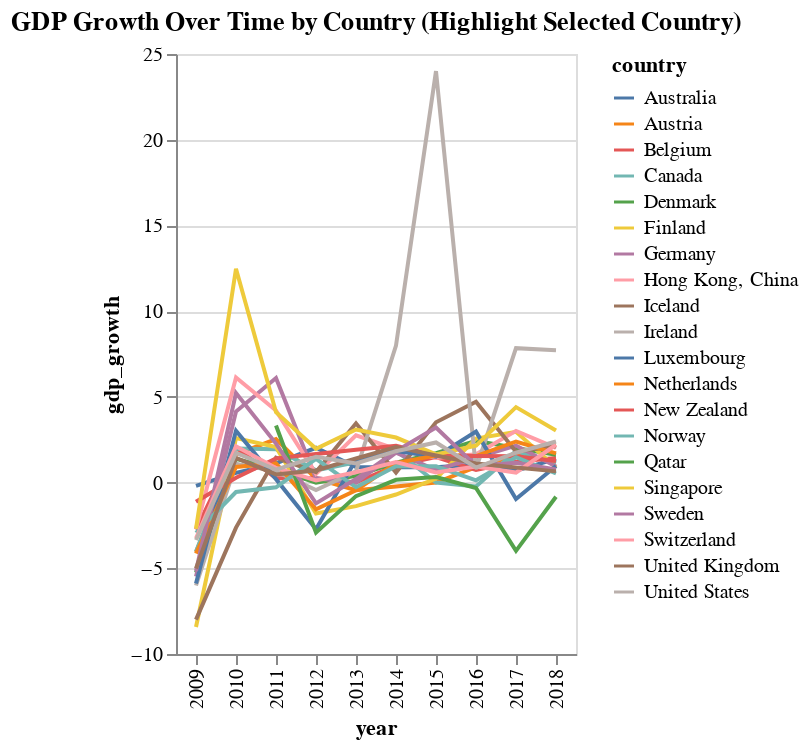

Source (notebook cell):
### Markdown cell above
Lets visualize GDP/capita growth by country.

### Code cell
filtered_df = filtered_df.sort_values(by=['country', 'year'])

filtered_df['gdp_growth'] = filtered_df.groupby('country')['gdp_per_capita'].pct_change() * 100

filtered_df = filtered_df.dropna(subset=['gdp_growth'])

selection = alt.selection_single(fields=['country'], bind='legend', name="Country", empty='all')

# Create the chart with interactive selection and opacity for non-selected countries
chart = alt.Chart(filtered_df).mark_line().encode(
    x='year:O',  # Ordinal scale for the year
    y='gdp_growth:Q',  # Quantitative scale for GDP growth rate
    color='country:N',  # Different colors for each country
    opacity=alt.condition(
        selection,
        alt.value(1),
        alt.value(0.2)
    ),
    tooltip=['country', 'year', 'gdp_growth'] 
).add_selection(
    selection
).properties(
    title='GDP Growth Over Time by Country (Highlight Selected Country)'
)

chart

### Figure 1 — Vega-Lite specification as saved in the notebook (floating-point values rounded to 4 significant figures; data arrays with more than 128 entries replaced by an {"elided": "..."} marker saying what was removed)
{"config": {"view": {"continuousWidth": 300, "continuousHeight": 300}}, "data": {"name": "data-a0c77f3d3ec322ef3bd5bf7809ba5609"}, "mark": {"type": "line"}, "encoding": {"color": {"field": "country", "type": "nominal"}, "opacity": {"condition": {"param": "Country", "value": 1, "empty": true}, "value": 0.2}, "tooltip": [{"field": "country", "type": "nominal"}, {"field": "year", "type": "quantitative"}, {"field": "gdp_growth", "type": "quantitative"}], "x": {"field": "year", "type": "ordinal"}, "y": {"field": "gdp_growth", "type": "quantitative"}}, "params": [{"name": "Country", "select": {"type": "point", "fields": ["country"]}, "bind": "legend"}], "title": "GDP Growth Over Time by Country (Highlight Selected Country)", "$schema": "https://vega.github.io/schema/vega-lite/v5.8.0.json", "datasets": {"data-a0c77f3d3ec322ef3bd5bf7809ba5609": {"elided": "198 records"}}}
